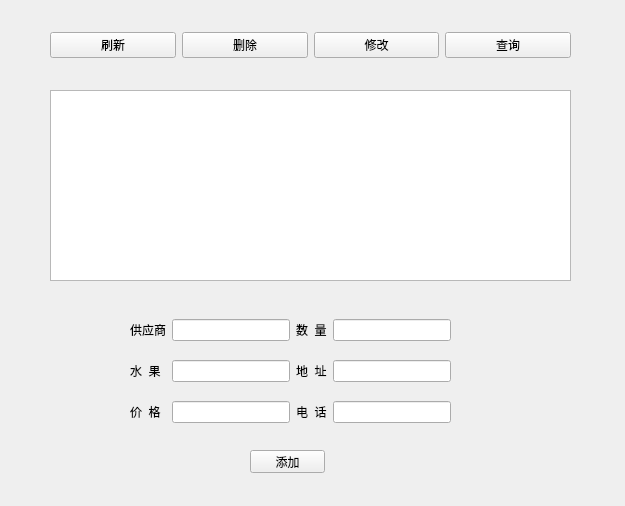
<?xml version="1.0" encoding="UTF-8"?>
<ui version="4.0">
 <class>DialogSupplier</class>
 <widget class="QWidget" name="DialogSupplier">
  <property name="geometry">
   <rect>
    <x>0</x>
    <y>0</y>
    <width>625</width>
    <height>506</height>
   </rect>
  </property>
  <property name="windowTitle">
   <string>Form</string>
  </property>
  <widget class="QWidget" name="horizontalLayoutWidget">
   <property name="geometry">
    <rect>
     <x>50</x>
     <y>20</y>
     <width>521</width>
     <height>51</height>
    </rect>
   </property>
   <layout class="QHBoxLayout" name="horizontalLayout">
    <item>
     <widget class="QPushButton" name="pushButton_3">
      <property name="text">
       <string>刷新</string>
      </property>
     </widget>
    </item>
    <item>
     <widget class="QPushButton" name="pushButton_2">
      <property name="text">
       <string>删除</string>
      </property>
     </widget>
    </item>
    <item>
     <widget class="QPushButton" name="pushButton">
      <property name="text">
       <string>修改</string>
      </property>
     </widget>
    </item>
    <item>
     <widget class="QPushButton" name="pushButton_4">
      <property name="text">
       <string>查询</string>
      </property>
     </widget>
    </item>
   </layout>
  </widget>
  <widget class="QTableView" name="tableView">
   <property name="geometry">
    <rect>
     <x>50</x>
     <y>90</y>
     <width>521</width>
     <height>191</height>
    </rect>
   </property>
  </widget>
  <widget class="QWidget" name="gridLayoutWidget">
   <property name="geometry">
    <rect>
     <x>130</x>
     <y>306</y>
     <width>321</width>
     <height>131</height>
    </rect>
   </property>
   <layout class="QGridLayout" name="gridLayout">
    <item row="3" column="3">
     <widget class="QLabel" name="label_4">
      <property name="text">
       <string>地  址</string>
      </property>
     </widget>
    </item>
    <item row="3" column="4">
     <widget class="QLineEdit" name="le_address"/>
    </item>
    <item row="3" column="2">
     <widget class="QLineEdit" name="le_fruit_name"/>
    </item>
    <item row="3" column="0">
     <widget class="QLabel" name="label">
      <property name="text">
       <string>水  果</string>
      </property>
     </widget>
    </item>
    <item row="4" column="2">
     <widget class="QLineEdit" name="le_price"/>
    </item>
    <item row="2" column="0">
     <widget class="QLabel" name="label_2">
      <property name="text">
       <string>供应商</string>
      </property>
     </widget>
    </item>
    <item row="2" column="2">
     <widget class="QLineEdit" name="le_supplier"/>
    </item>
    <item row="4" column="0">
     <widget class="QLabel" name="label_3">
      <property name="text">
       <string>价  格</string>
      </property>
     </widget>
    </item>
    <item row="4" column="3">
     <widget class="QLabel" name="label_5">
      <property name="text">
       <string>电  话</string>
      </property>
     </widget>
    </item>
    <item row="4" column="4">
     <widget class="QLineEdit" name="le_telephone"/>
    </item>
    <item row="2" column="3">
     <widget class="QLabel" name="label_6">
      <property name="text">
       <string>数  量</string>
      </property>
     </widget>
    </item>
    <item row="2" column="4">
     <widget class="QLineEdit" name="le_number"/>
    </item>
   </layout>
  </widget>
  <widget class="QPushButton" name="pushButton_5">
   <property name="geometry">
    <rect>
     <x>250</x>
     <y>450</y>
     <width>75</width>
     <height>23</height>
    </rect>
   </property>
   <property name="text">
    <string>添加</string>
   </property>
  </widget>
 </widget>
 <resources/>
 <connections/>
</ui>
